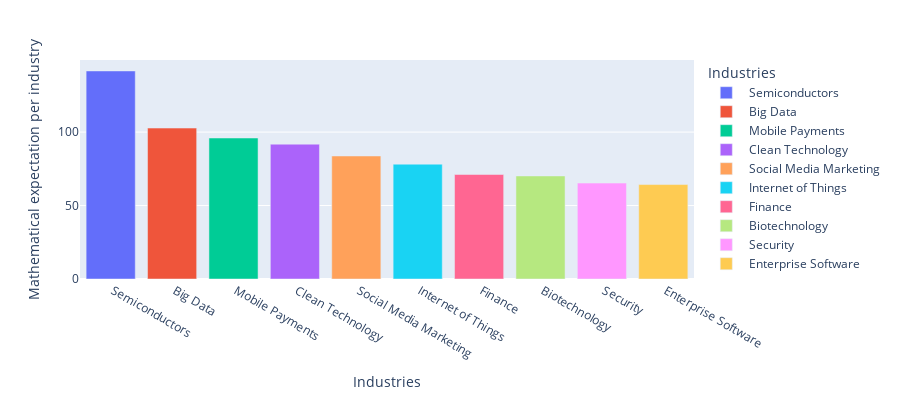
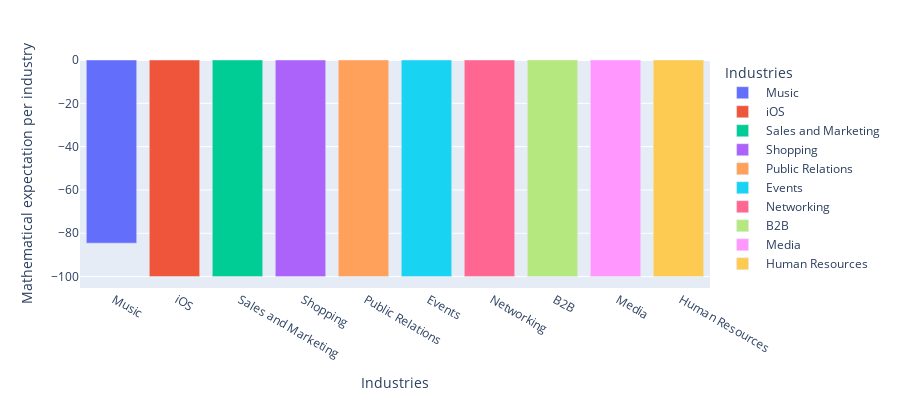

Write notebook code for charts like these, in order.
### Markdown cell above
### 2. Mathematical Expectation
#### 2.1 Por tipo de industria

### Code cell
#AGRUPAMOS LAS STARTUPS POR INDUSTRIA Y CALCULAMOS EL TOTAL QUE TENEMOS
total_startups = (df_clean.groupby(' market ')['name'].count()).sum()

print('Numero total de startups en el set: ', total_startups)
print('Numero total de sectores unicos en el set: ', len(df_clean[' market '].unique()))

#CREAMOS UN DATAFRAME DEL AGRUPAMIENTO PARA TRABAJAR CON EL 
group_industry = pd.DataFrame(df_clean.groupby(' market ')['name'].count())
group_industry.reset_index(inplace=True)
group_industry.rename(columns={'name':'startups'}, inplace=True)
print('Numero total de sectores unicos en la agrupacion: ', len(group_industry[' market '].unique()))

#ANADIMOS UNA COLUMNA CON EL % DE STARTUPS POR INDUSTRIA COMPARADO CON EL TOTAL
group_industry['startups_percentage'] = (group_industry['startups'] / total_startups) * 100

#ANADIMOS UNA COLUMNA CON EL NUMERO DE STARTUPS POR INDUSTRIA QUE DEBERIA HABER ENTRE LAS 1000 CON MAYOR FUNDING
group_industry['expected_in_top'] = (group_industry['startups_percentage'] * 1000)/ 100

#ORDENAMOS POR EL TOTAL FUNDING Y SELECCIONAMOS LAS 1000 PRIMERAS
df_clean.sort_values(by='funding_total', ascending=False, inplace=True)
top_1000 = df_clean[:1000]

#AGRUPAMOS ESAS 1000 STARTUPS POR SECTOR Y CONTAMOS CUANTAS HAY DE CADA SECTOR Y ORDENAMOS EN UN DATAFRAME
top_1000 = top_1000.groupby(' market ')['name'].count()
top_1000.sort_values(ascending=False, inplace=True)
top_1000 = pd.DataFrame(data=top_1000)
top_1000.reset_index(inplace=True)
top_1000.rename(columns={'name':'startups_top'}, inplace=True)

#UNIMOS ESE DATAFRAME DE TOP1000 CON EL PRIMER DATAFRAME DEL GRUPO POR SECTOR
#HACEMOS UN LEFT JOIN Y RELLENAMOS LOS NAN CON 0
join_industry_top = group_industry.merge(top_1000, how='left', on=' market ')
join_industry_top['startups_top'] = join_industry_top['startups_top'].fillna(0)


#FINALMENTE, CREAMOS UNA COLUMNA QUE CALCULA LA ESPERANZA MATEMATICA
#ESPERANZA MATEMATICA = (STARTUPS EN EL TOP1000 - LAS QUE DEBERIA HABER EN EL TOP1000) / ESAS QUE DEBERIA HABER EN EL TOP1000 * 100
join_industry_top['math_expectation'] = ((join_industry_top['startups_top'] - join_industry_top['expected_in_top']) / join_industry_top['expected_in_top'])*100
join_industry_top.sort_values(by='math_expectation', ascending=False, inplace=True)

#YA TENEMOS NUESTRA ESPERANZA MATEMATICA POR SECTOR
#YA PODEMOS CREAR UNA COLUMNA EN NUESTRO DATAFRAME PRINCIPAL PARA MOSTRARLA, LA RELLENAMOS DE 0 INICIALMENTE
df_clean['math_expectation_market'] = 0

#CREAMOS UN DICCIONARIO EN EL QUE JUNTAREMOS LOS SECTORES CON SUS ESPERANZAS MATEMATICAS
dicc = {}
for i, j in zip(join_industry_top[' market '], join_industry_top['math_expectation']):
    dicc[i] = j

#MAPEAMOS LOS SECTORES CON SUS ESPERANZAS MATEMATICAS EN LA COLUMNA 'math_expectation_market
df_clean['math_expectation_market'] = df_clean[' market '].map(dicc) 
df_clean.sort_values(by='math_expectation_market', ascending=False, inplace=True)


#COMPROBAMOS SI HA QUEDADO ALGUN NAN
print('\nCOMPROBAMOS SI HAY ALGUN NAN')
df_clean.isna().sum().plot(kind="bar")
plt.show()

#REPRESENTAMOS GRAFICAMENTE LA MATH_EXP DPOR SECTOR
import plotly.express as px
mathexp_more_than_30  = join_industry_top[join_industry_top['startups'] > 30]

mathexp_group_industry_top = mathexp_more_than_30.sort_values(by='math_expectation', ascending=False)
mathexp_group_industry_top

fig13 = px.bar(mathexp_group_industry_top[:10], x=' market ', y='math_expectation',
            color=' market ',
             labels={' market ': 'Industries', 'math_expectation':'Mathematical expectation per industry'}, height=400)
fig13.show()

fig14 = px.bar(mathexp_group_industry_top[-10:], x=' market ', y='math_expectation',
            color=' market ',
             labels={' market ': 'Industries', 'math_expectation':'Mathematical expectation per industry'}, height=400)
fig14.show()

#COMPROBAMOS EL EJEMPLO DEL SECTOR FITNESS PARA COMPROBAR QUE LA MATH_EXP SE HA CALCULADO CORRECTAMENTE
join_industry_top[join_industry_top[' market '] == ' Fitness ']

### Figure 1 — Plotly figure (JSON) as saved in the notebook; plotly's stock layout.template omitted (floating-point values rounded to 4 significant figures)
{"data": [{"alignmentgroup": "True", "hovertemplate": "Industries=%{x}<br>Mathematical expectation per industry=%{y}<extra></extra>", "legendgroup": " Semiconductors ", "marker": {"color": "#636efa", "pattern": {"shape": ""}}, "name": " Semiconductors ", "offsetgroup": " Semiconductors ", "orientation": "v", "showlegend": true, "textposition": "auto", "type": "bar", "x": [" Semiconductors "], "xaxis": "x", "y": [141.6], "yaxis": "y"}, {"alignmentgroup": "True", "hovertemplate": "Industries=%{x}<br>Mathematical expectation per industry=%{y}<extra></extra>", "legendgroup": " Big Data ", "marker": {"color": "#EF553B", "pattern": {"shape": ""}}, "name": " Big Data ", "offsetgroup": " Big Data ", "orientation": "v", "showlegend": true, "textposition": "auto", "type": "bar", "x": [" Big Data "], "xaxis": "x", "y": [102.7], "yaxis": "y"}, {"alignmentgroup": "True", "hovertemplate": "Industries=%{x}<br>Mathematical expectation per industry=%{y}<extra></extra>", "legendgroup": " Mobile Payments ", "marker": {"color": "#00cc96", "pattern": {"shape": ""}}, "name": " Mobile Payments ", "offsetgroup": " Mobile Payments ", "orientation": "v", "showlegend": true, "textposition": "auto", "type": "bar", "x": [" Mobile Payments "], "xaxis": "x", "y": [95.99], "yaxis": "y"}, {"alignmentgroup": "True", "hovertemplate": "Industries=%{x}<br>Mathematical expectation per industry=%{y}<extra></extra>", "legendgroup": " Clean Technology ", "marker": {"color": "#ab63fa", "pattern": {"shape": ""}}, "name": " Clean Technology ", "offsetgroup": " Clean Technology ", "orientation": "v", "showlegend": true, "textposition": "auto", "type": "bar", "x": [" Clean Technology "], "xaxis": "x", "y": [91.79], "yaxis": "y"}, {"alignmentgroup": "True", "hovertemplate": "Industries=%{x}<br>Mathematical expectation per industry=%{y}<extra></extra>", "legendgroup": " Social Media Marketing ", "marker": {"color": "#FFA15A", "pattern": {"shape": ""}}, "name": " Social Media Marketing ", "offsetgroup": " Social Media Marketing ", "orientation": "v", "showlegend": true, "textposition": "auto", "type": "bar", "x": [" Social Media Marketing "], "xaxis": "x", "y": [83.74], "yaxis": "y"}, {"alignmentgroup": "True", "hovertemplate": "Industries=%{x}<br>Mathematical expectation per industry=%{y}<extra></extra>", "legendgroup": " Internet of Things ", "marker": {"color": "#19d3f3", "pattern": {"shape": ""}}, "name": " Internet of Things ", "offsetgroup": " Internet of Things ", "orientation": "v", "showlegend": true, "textposition": "auto", "type": "bar", "x": [" Internet of Things "], "xaxis": "x", "y": [78.17], "yaxis": "y"}, {"alignmentgroup": "True", "hovertemplate": "Industries=%{x}<br>Mathematical expectation per industry=%{y}<extra></extra>", "legendgroup": " Finance ", "marker": {"color": "#FF6692", "pattern": {"shape": ""}}, "name": " Finance ", "offsetgroup": " Finance ", "orientation": "v", "showlegend": true, "textposition": "auto", "type": "bar", "x": [" Finance "], "xaxis": "x", "y": [71.15], "yaxis": "y"}, {"alignmentgroup": "True", "hovertemplate": "Industries=%{x}<br>Mathematical expectation per industry=%{y}<extra></extra>", "legendgroup": " Biotechnology ", "marker": {"color": "#B6E880", "pattern": {"shape": ""}}, "name": " Biotechnology ", "offsetgroup": " Biotechnology ", "orientation": "v", "showlegend": true, "textposition": "auto", "type": "bar", "x": [" Biotechnology "], "xaxis": "x", "y": [70.16], "yaxis": "y"}, {"alignmentgroup": "True", "hovertemplate": "Industries=%{x}<br>Mathematical expectation per industry=%{y}<extra></extra>", "legendgroup": " Security ", "marker": {"color": "#FF97FF", "pattern": {"shape": ""}}, "name": " Security ", "offsetgroup": " Security ", "orientation": "v", "showlegend": true, "textposition": "auto", "type": "bar", "x": [" Security "], "xaxis": "x", "y": [65.29], "yaxis": "y"}, {"alignmentgroup": "True", "hovertemplate": "Industries=%{x}<br>Mathematical expectation per industry=%{y}<extra></extra>", "legendgroup": " Enterprise Software ", "marker": {"color": "#FECB52", "pattern": {"shape": ""}}, "name": " Enterprise Software ", "offsetgroup": " Enterprise Software ", "orientation": "v", "showlegend": true, "textposition": "auto", "type": "bar", "x": [" Enterprise Software "], "xaxis": "x", "y": [64.3], "yaxis": "y"}], "layout": {"barmode": "relative", "height": 400, "legend": {"title": {"text": "Industries"}, "tracegroupgap": 0}, "margin": {"t": 60}, "xaxis": {"anchor": "y", "categoryarray": [" Semiconductors ", " Big Data ", " Mobile Payments ", " Clean Technology ", " Social Media Marketing ", " Internet of Things ", " Finance ", " Biotechnology ", " Security ", " Enterprise Software "], "categoryorder": "array", "domain": [0, 1], "title": {"text": "Industries"}}, "yaxis": {"anchor": "x", "domain": [0, 1], "title": {"text": "Mathematical expectation per industry"}}}}

### Figure 2 — Plotly figure (JSON) as saved in the notebook; plotly's stock layout.template omitted (floating-point values rounded to 4 significant figures)
{"data": [{"alignmentgroup": "True", "hovertemplate": "Industries=%{x}<br>Mathematical expectation per industry=%{y}<extra></extra>", "legendgroup": " Music ", "marker": {"color": "#636efa", "pattern": {"shape": ""}}, "name": " Music ", "offsetgroup": " Music ", "orientation": "v", "showlegend": true, "textposition": "auto", "type": "bar", "x": [" Music "], "xaxis": "x", "y": [-84.57], "yaxis": "y"}, {"alignmentgroup": "True", "hovertemplate": "Industries=%{x}<br>Mathematical expectation per industry=%{y}<extra></extra>", "legendgroup": " iOS ", "marker": {"color": "#EF553B", "pattern": {"shape": ""}}, "name": " iOS ", "offsetgroup": " iOS ", "orientation": "v", "showlegend": true, "textposition": "auto", "type": "bar", "x": [" iOS "], "xaxis": "x", "y": [-100], "yaxis": "y"}, {"alignmentgroup": "True", "hovertemplate": "Industries=%{x}<br>Mathematical expectation per industry=%{y}<extra></extra>", "legendgroup": " Sales and Marketing ", "marker": {"color": "#00cc96", "pattern": {"shape": ""}}, "name": " Sales and Marketing ", "offsetgroup": " Sales and Marketing ", "orientation": "v", "showlegend": true, "textposition": "auto", "type": "bar", "x": [" Sales and Marketing "], "xaxis": "x", "y": [-100], "yaxis": "y"}, {"alignmentgroup": "True", "hovertemplate": "Industries=%{x}<br>Mathematical expectation per industry=%{y}<extra></extra>", "legendgroup": " Shopping ", "marker": {"color": "#ab63fa", "pattern": {"shape": ""}}, "name": " Shopping ", "offsetgroup": " Shopping ", "orientation": "v", "showlegend": true, "textposition": "auto", "type": "bar", "x": [" Shopping "], "xaxis": "x", "y": [-100], "yaxis": "y"}, {"alignmentgroup": "True", "hovertemplate": "Industries=%{x}<br>Mathematical expectation per industry=%{y}<extra></extra>", "legendgroup": " Public Relations ", "marker": {"color": "#FFA15A", "pattern": {"shape": ""}}, "name": " Public Relations ", "offsetgroup": " Public Relations ", "orientation": "v", "showlegend": true, "textposition": "auto", "type": "bar", "x": [" Public Relations "], "xaxis": "x", "y": [-100], "yaxis": "y"}, {"alignmentgroup": "True", "hovertemplate": "Industries=%{x}<br>Mathematical expectation per industry=%{y}<extra></extra>", "legendgroup": " Events ", "marker": {"color": "#19d3f3", "pattern": {"shape": ""}}, "name": " Events ", "offsetgroup": " Events ", "orientation": "v", "showlegend": true, "textposition": "auto", "type": "bar", "x": [" Events "], "xaxis": "x", "y": [-100], "yaxis": "y"}, {"alignmentgroup": "True", "hovertemplate": "Industries=%{x}<br>Mathematical expectation per industry=%{y}<extra></extra>", "legendgroup": " Networking ", "marker": {"color": "#FF6692", "pattern": {"shape": ""}}, "name": " Networking ", "offsetgroup": " Networking ", "orientation": "v", "showlegend": true, "textposition": "auto", "type": "bar", "x": [" Networking "], "xaxis": "x", "y": [-100], "yaxis": "y"}, {"alignmentgroup": "True", "hovertemplate": "Industries=%{x}<br>Mathematical expectation per industry=%{y}<extra></extra>", "legendgroup": " B2B ", "marker": {"color": "#B6E880", "pattern": {"shape": ""}}, "name": " B2B ", "offsetgroup": " B2B ", "orientation": "v", "showlegend": true, "textposition": "auto", "type": "bar", "x": [" B2B "], "xaxis": "x", "y": [-100], "yaxis": "y"}, {"alignmentgroup": "True", "hovertemplate": "Industries=%{x}<br>Mathematical expectation per industry=%{y}<extra></extra>", "legendgroup": " Media ", "marker": {"color": "#FF97FF", "pattern": {"shape": ""}}, "name": " Media ", "offsetgroup": " Media ", "orientation": "v", "showlegend": true, "textposition": "auto", "type": "bar", "x": [" Media "], "xaxis": "x", "y": [-100], "yaxis": "y"}, {"alignmentgroup": "True", "hovertemplate": "Industries=%{x}<br>Mathematical expectation per industry=%{y}<extra></extra>", "legendgroup": " Human Resources ", "marker": {"color": "#FECB52", "pattern": {"shape": ""}}, "name": " Human Resources ", "offsetgroup": " Human Resources ", "orientation": "v", "showlegend": true, "textposition": "auto", "type": "bar", "x": [" Human Resources "], "xaxis": "x", "y": [-100], "yaxis": "y"}], "layout": {"barmode": "relative", "height": 400, "legend": {"title": {"text": "Industries"}, "tracegroupgap": 0}, "margin": {"t": 60}, "xaxis": {"anchor": "y", "categoryarray": [" Music ", " iOS ", " Sales and Marketing ", " Shopping ", " Public Relations ", " Events ", " Networking ", " B2B ", " Media ", " Human Resources "], "categoryorder": "array", "domain": [0, 1], "title": {"text": "Industries"}}, "yaxis": {"anchor": "x", "domain": [0, 1], "title": {"text": "Mathematical expectation per industry"}}}}
